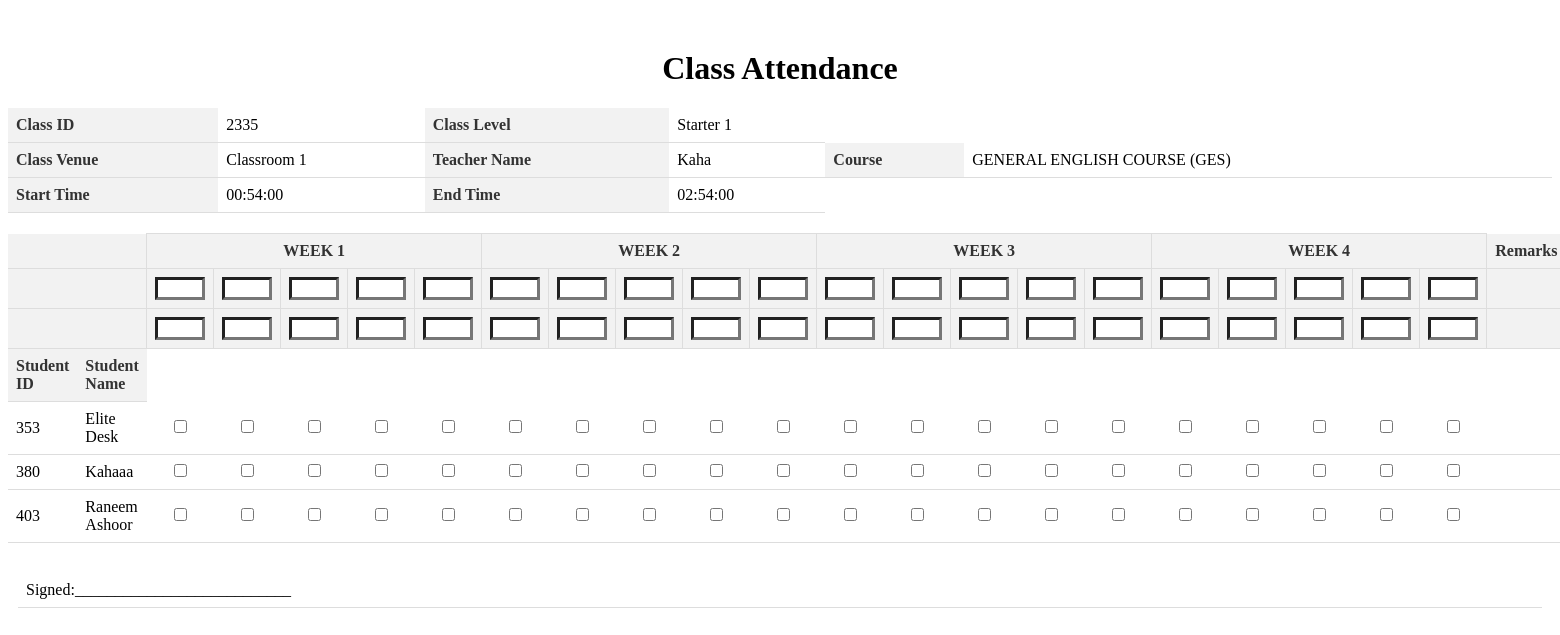
The page /view_students.php?classID=2335 (signed in) on the database its author committed.
### tables this page shows
CREATE TABLE `class` (
  `classID` int(100) NOT NULL,
  `Level` varchar(100) NOT NULL,
  `ClassVenue` varchar(13) DEFAULT NULL,
  `prog` varchar(100) NOT NULL,
  `Time` time NOT NULL,
  `Time1` time NOT NULL,
  `Date` date NOT NULL,
  `TeacherName` text NOT NULL,
  `idAuthintication` int(11) NOT NULL
);

CREATE TABLE `class_student` (
  `classID` int(100) NOT NULL,
  `studentID` int(100) NOT NULL
);

CREATE TABLE `student` (
  `RefNo` varchar(100) NOT NULL,
  `studentID` int(11) NOT NULL,
  `about` text NOT NULL,
  `studentName` varchar(45) DEFAULT NULL,
  `studentNationality` varchar(45) DEFAULT NULL,
  `studentPic` blob DEFAULT NULL,
  `studentStatus` varchar(45) DEFAULT NULL,
  `studentSex` varchar(45) DEFAULT NULL,
  `studentDateOfBirth` date DEFAULT NULL,
  `studentPassportNo` varchar(45) DEFAULT NULL,
  `studentICNo` varchar(45) DEFAULT NULL,
  `studentAddress` varchar(45) DEFAULT NULL,
  `studentPostCode` varchar(45) DEFAULT NULL,
  `studentCity` varchar(45) DEFAULT NULL,
  `studentState` varchar(45) DEFAULT NULL,
  `studentCountry` varchar(45) DEFAULT NULL,
  `studentMobile` varchar(45) DEFAULT NULL,
  `studentMobileW` varchar(45) DEFAULT NULL,
  `studentHouseNo` varchar(45) DEFAULT NULL,
  `studenEmail` varchar(45) DEFAULT NULL,
  `studentPEmail` varchar(45) DEFAULT NULL,
  `studentHow` varchar(45) DEFAULT NULL,
  `studentProgram` varchar(45) DEFAULT NULL,
  `studentStart` date DEFAULT NULL,
  `studentEnd` date DEFAULT NULL,
  `studentIntroducer` varchar(45) DEFAULT NULL,
  `studentCouncelor` varchar(45) DEFAULT NULL,
  `photo` longblob DEFAULT NULL,
  `photo_type` varchar(50) DEFAULT NULL,
  `Status` varchar(100) NOT NULL
);

### view_students.php (the view, shortened to what this page needs)
<!DOCTYPE html>
<html>
<head>
</head>
<body>
	<?php
		$host = "localhost";
		$user = "root";
		$password = "";
		$db = "management_system";
		$connection = mysqli_connect($host, $user, $password, $db);
		$classID = $_GET['classID'];
		$select_class = "SELECT * FROM class WHERE classID = '$classID'";
		$result_class = mysqli_query($connection, $select_class);
		$info_class = mysqli_fetch_array($result_class);
		$class_level = $info_class['Level'];
		$ClassVenue = $info_class['ClassVenue'];
		$TeacherName = $info_class['TeacherName'];
		$prog = $info_class['prog'];
		$Time = $info_class['Time'];
		$Time1 = $info_class['Time1'];
		$select_students = "SELECT * FROM class_student INNER JOIN student ON class_student.studentID = student.studentID WHERE class_student.classID = '$classID'";
		$result_students = mysqli_query($connection, $select_students);
	?>
	<h1>Class Attendance</h1>
	<table>
	  <tr>
	    <th>Class ID</th>
	    <td><?php echo $classID; ?></td>
		<th>Class Level</th>
	    <td><?php echo $class_level; ?></td>
	  </tr>
	  <tr>
	  <th>Class Venue</th>
	    <td><?php echo $ClassVenue; ?></td>
		<th> Teacher Name</th>
		<td> <?php echo $TeacherName; ?></td>
		<th>Course</th>
		<td> <?php echo $prog; ?></td>
	  </tr>
	  <tr>
		<th>Start Time</th>
		<td><?php echo $Time; ?></td>
		<th>End Time</th>
		<td><?php echo $Time1; ?></td>
	  </tr>
	</table>
	<table>
		<tr>
			<th></th>
			<th></th>
			<?php for ($week = 1; $week <= 4; $week++): ?>
				<th class="week-separator" colspan="5">WEEK <?php echo $week; ?></th>
			<?php endfor; ?>
			<th>Remarks</th>
		</tr>
		<tr>
			<th></th>
			<th></th>
			<?php for ($week = 1; $week <= 4; $week++): ?>
				<?php for ($day = 1; $day <= 5; $day++): ?>
					<th class="week-separator"><input type="text" name="date[]" ></th>
				<?php endfor; ?>
			<?php endfor; ?>
			<th></th>
		</tr>
		<tr>
			<th></th>
			<th></th>
			<?php for ($week = 1; $week <= 4; $week++): ?>
				<?php for ($day = 1; $day <= 5; $day++): ?>
					<th class="week-separator"><input type="text" name="date[]" ></th>
				<?php endfor; ?>
			<?php endfor; ?>
			<th></th>
		</tr>
		<tr>
			<th>Student ID</th>
			<th>Student Name</th>
		</tr>
		<?php while($info_student = mysqli_fetch_array($result_students)): ?>
		<tr>
			<td><?php echo $info_student['studentID']; ?></td>
			<td><?php echo $info_student['studentName']; ?></td>
			<?php for ($week = 1; $week <= 4; $week++): ?>
				<?php for ($day = 1; $day <= 5; $day++): ?>
					<td class="checkbox-cell"><input type="checkbox" name="checkbox1"></td>
				<?php endfor; ?>
			<?php endfor; ?>
			<td></td>
		</tr>
		<?php endwhile; ?>
	</table>
	<div style="padding: 10px;">
		<table width="100%" cellpadding="5" cellspacing="0">
			<tr>
				<td style="text-align: left;">Signed:___________________________</td>
			</tr>
		</table>
	</div>
</body>
</html>

### view_students.php (style rules this page uses)
table { border-collapse: collapse; width: 100%; margin-bottom: 20px; }
th, td { padding: 8px; text-align: left; border-bottom: 1px solid #ddd; }
th { background-color: #f2f2f2; color: #333; }
h1 { text-align: center; margin-top: 50px; }
.week-separator { border: 1px solid #ddd; text-align: center; }
.week-separator input[type="text"] { width: 40px; border-width: 3px; }
.checkbox-cell { text-align: center; }
.checkbox-cell input[type="checkbox"] { margin: 0; }

### rows shown on the page
class: Level "Starter 1", ClassVenue "Classroom 1", TeacherName "Kaha", prog "GENERAL ENGLISH COURSE (GES)", Time "00:54:00", Time1 "02:54:00"
class_student: studentID.studentID "353", studentID.studentName "Elite Desk"
class_student: studentID.studentID "380", studentID.studentName "Kahaaa"
class_student: studentID.studentID "403", studentID.studentName "Raneem Ashoor"

### other values the page prints
$classID "2335"
